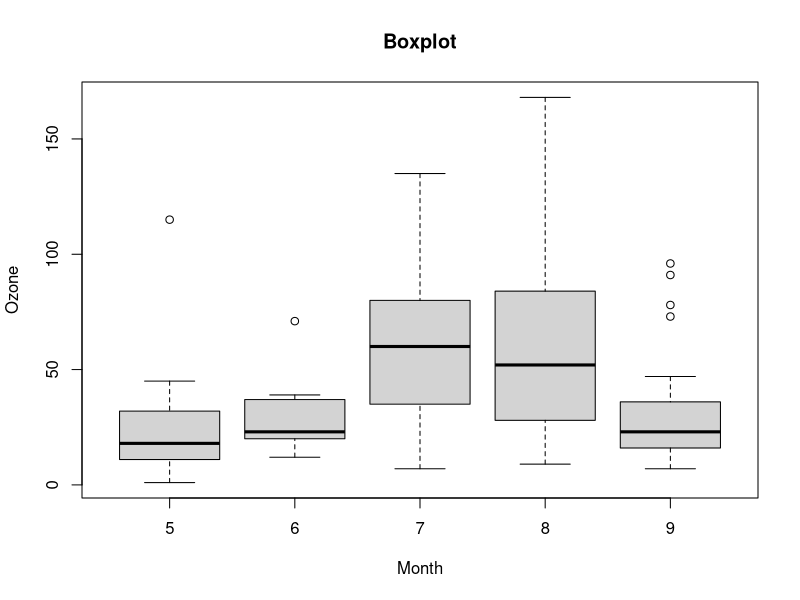
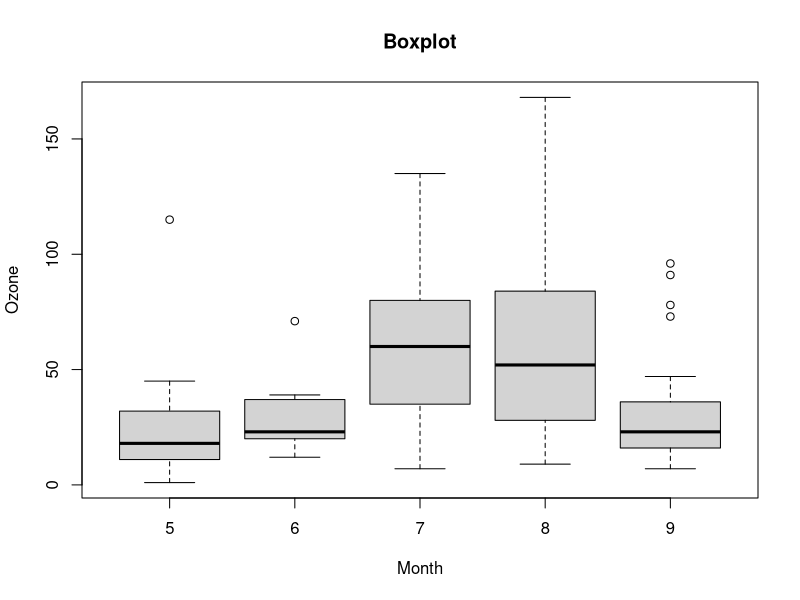

R code for these plots, in order:
#load data, in this case using example data from R
air<-airquality

# height and width are pixels, 
png('/home/thyme/Consulting/temp.PNG',
    height=1540, width=3080,res=300,
    bg = "white")
#basic boxplot with labels
boxplot(air$Ozone~air$Month, main='Boxplot', xlab='Month', ylab='Ozone')
dev.off()

# can do other file formats
jpeg('/home/thyme/Consulting/temp.jpeg',
    height=1540, width=3080,res=300,
    bg = "white")
#basic boxplot with labels
boxplot(air$Ozone~air$Month, main='Boxplot', xlab='Month', ylab='Ozone')
dev.off()
